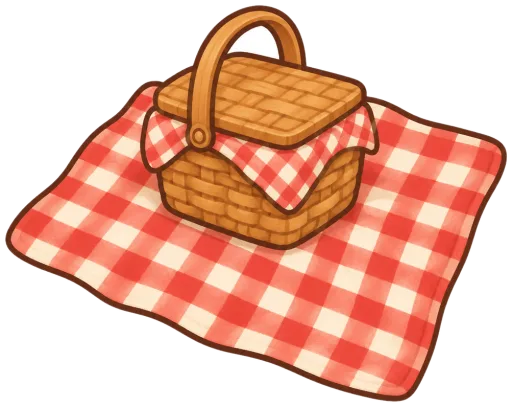
#> input picture assets/items/picnic.webp, 512 x 407 px
$ python cutout.py ../assets/items/picnic.webp ../assets/items/bench.webp
#> lines starting #> are read from the running program, lines starting #| are printed output that depends on the picture
"""Make a sticker's white background transparent.

Flood-fills near-white pixels connected to the image border, so white fur inside the dark outline
(Mittens) stays. Edge pixels get partial alpha by how white they are, to avoid a halo.
Usage: python3 tools/cutout.py in.png out.png
"""
import sys
from collections import deque
from PIL import Image, ImageFilter

src, dst = sys.argv[1], sys.argv[2]
im = Image.open(src).convert('RGBA')
#> im is the input picture: PIL image 512x407 RGBA; mean R, G, B, A 131.6, 80.7, 62.3, 141.2
w, h = im.size
#> w = 512; h = 407
px = im.load()

def whiteness(p):
    return min(p[0], p[1], p[2])

bg = bytearray(w * h)
q = deque()
for x in range(w):
    q.append((x, 0)); q.append((x, h - 1))
for y in range(h):
    q.append((0, y)); q.append((w - 1, y))
while q:
    x, y = q.popleft()
    i = y * w + x
    if bg[i] or whiteness(px[x, y]) < 225:
        continue
    bg[i] = 1
    if x > 0: q.append((x - 1, y))
    if x < w - 1: q.append((x + 1, y))
    if y > 0: q.append((x, y - 1))
    if y < h - 1: q.append((x, y + 1))

mask = Image.new('L', (w, h), 255)
#> mask: PIL image 512x407 L; every value is 255
mp = mask.load()
for y in range(h):
    for x in range(w):
        if bg[y * w + x]:
            mp[x, y] = 0
mask = mask.filter(ImageFilter.GaussianBlur(1.2))
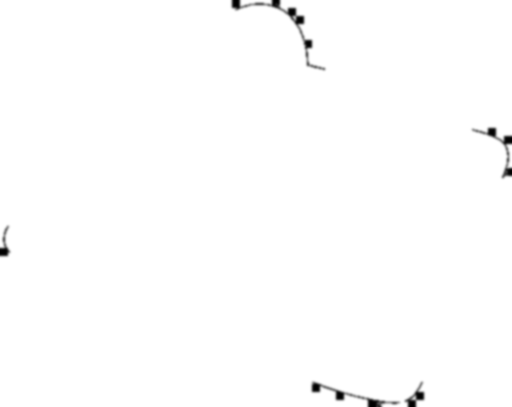
#> mask: PIL image 512x407 L; min 0, max 255, mean 253.4
im.putalpha(mask)
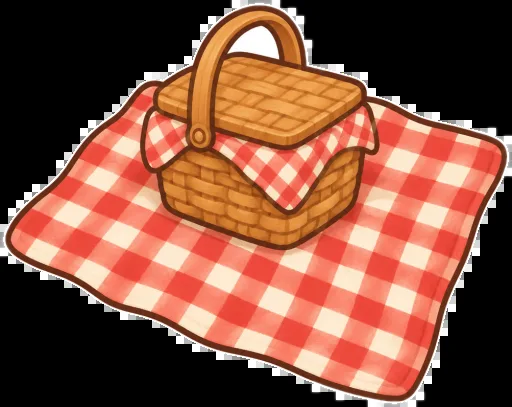
#> im: PIL image 512x407 RGBA; mean R, G, B, A 131.6, 80.7, 62.3, 253.4; transparent parts drawn white
bbox = mask.point(lambda a: 255 if a > 8 else 0).getbbox()
#> bbox = (0, 0, 512, 407)
if bbox:
    pad = 8
    im = im.crop((max(0, bbox[0] - pad), max(0, bbox[1] - pad), min(w, bbox[2] + pad), min(h, bbox[3] + pad)))
im.save(dst)

$ run again, on assets/items/bookshelf.webp
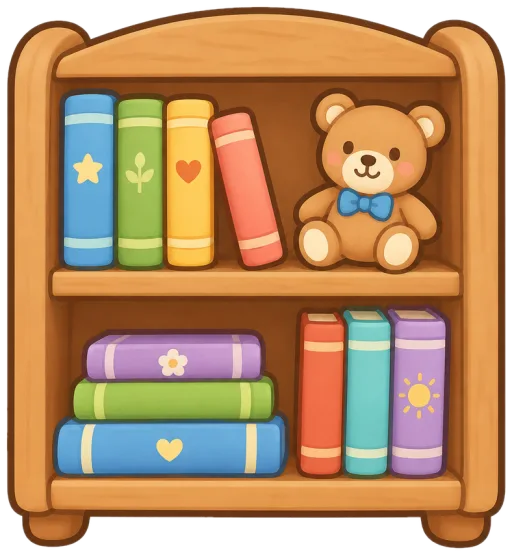
#> input picture assets/items/bookshelf.webp, 512 x 555 px
#> im is the input picture: PIL image 512x555 RGBA; mean R, G, B, A 164.2, 124.9, 85.3, 225
#> `mask = mask.filter(ImageFilter.GaussianBlur(1.2))`:
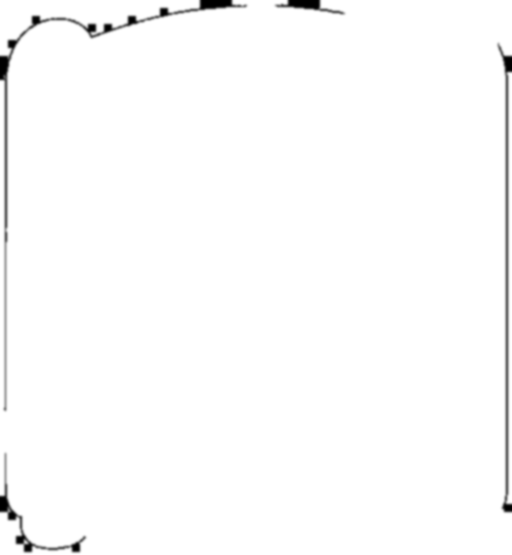
#> mask: PIL image 512x555 L; min 0, max 255, mean 251.6
#> `im.putalpha(mask)`:
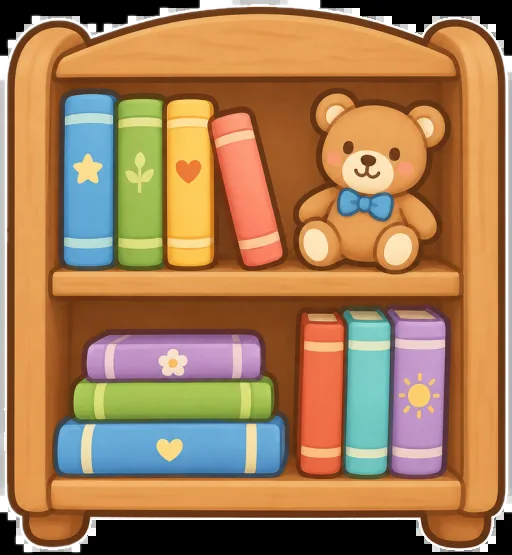
#> im: PIL image 512x555 RGBA; mean R, G, B, A 164.2, 124.9, 85.3, 251.6; transparent parts drawn white
#> bbox = (0, 0, 512, 555)

$ run again, on assets/items/cattower.webp
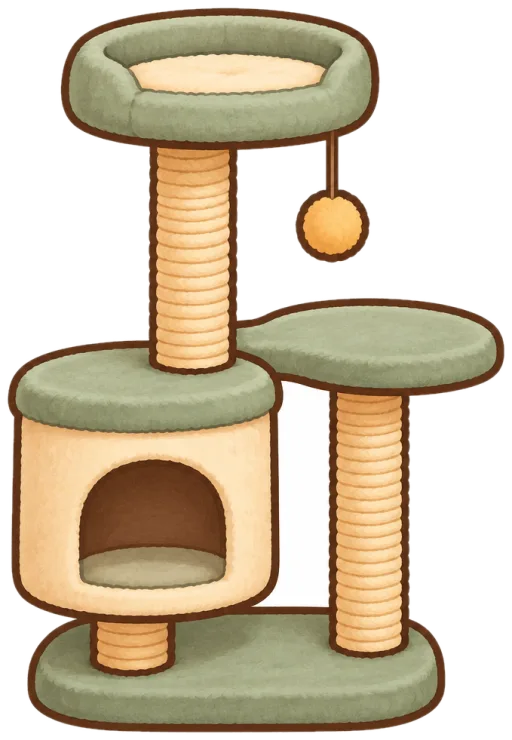
#> input picture assets/items/cattower.webp, 512 x 740 px
#> im is the input picture: PIL image 512x740 RGBA; mean R, G, B, A 118.1, 104.9, 81.4, 153.4
#> `mask = mask.filter(ImageFilter.GaussianBlur(1.2))`:
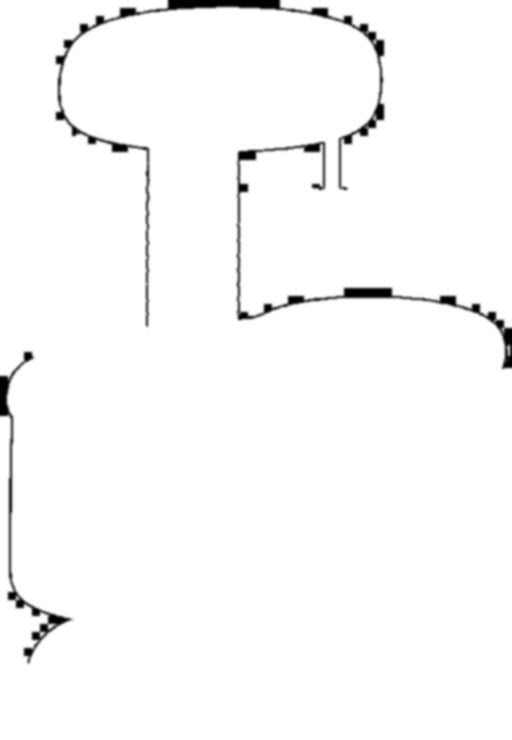
#> mask: PIL image 512x740 L; min 0, max 255, mean 249.7
#> `im.putalpha(mask)`:
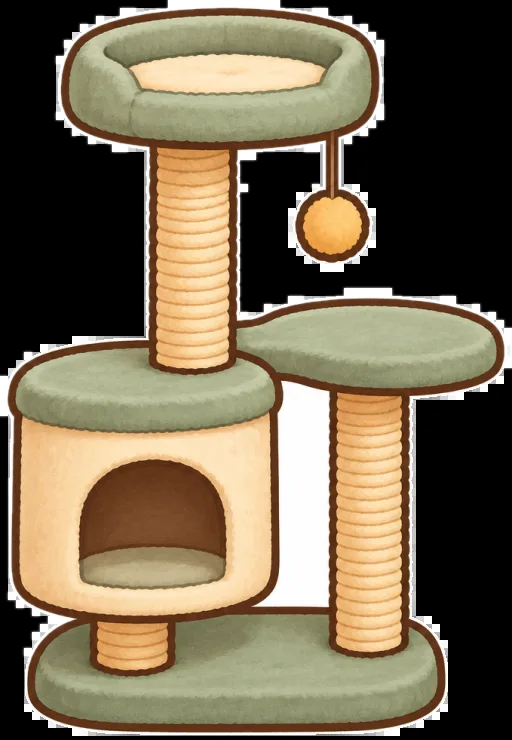
#> im: PIL image 512x740 RGBA; mean R, G, B, A 118.1, 104.9, 81.4, 249.7; transparent parts drawn white
#> bbox = (0, 0, 512, 740)

$ run again, on assets/items/cushions.webp
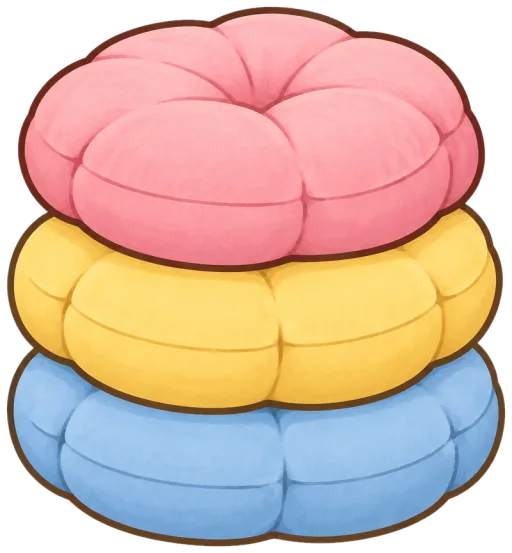
#> input picture assets/items/cushions.webp, 512 x 553 px
#> im is the input picture: PIL image 512x553 RGBA; mean R, G, B, A 179.9, 149.3, 133.9, 207.2
#> `mask = mask.filter(ImageFilter.GaussianBlur(1.2))`:
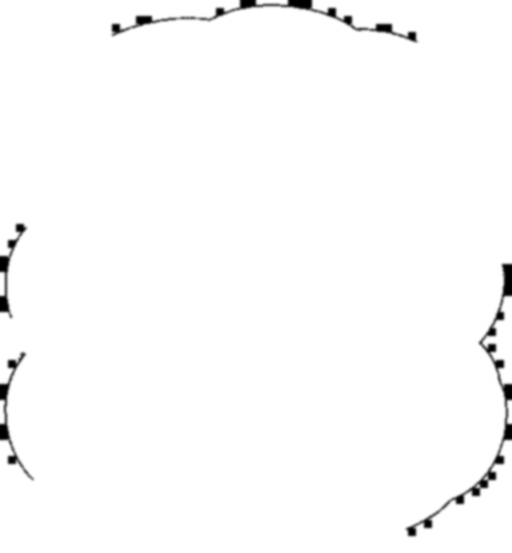
#> mask: PIL image 512x553 L; min 0, max 255, mean 251.3
#> `im.putalpha(mask)`:
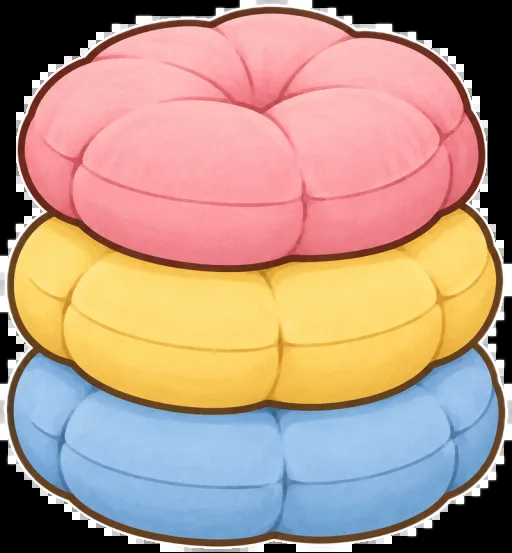
#> im: PIL image 512x553 RGBA; mean R, G, B, A 179.9, 149.3, 133.9, 251.3; transparent parts drawn white
#> bbox = (0, 0, 512, 553)
